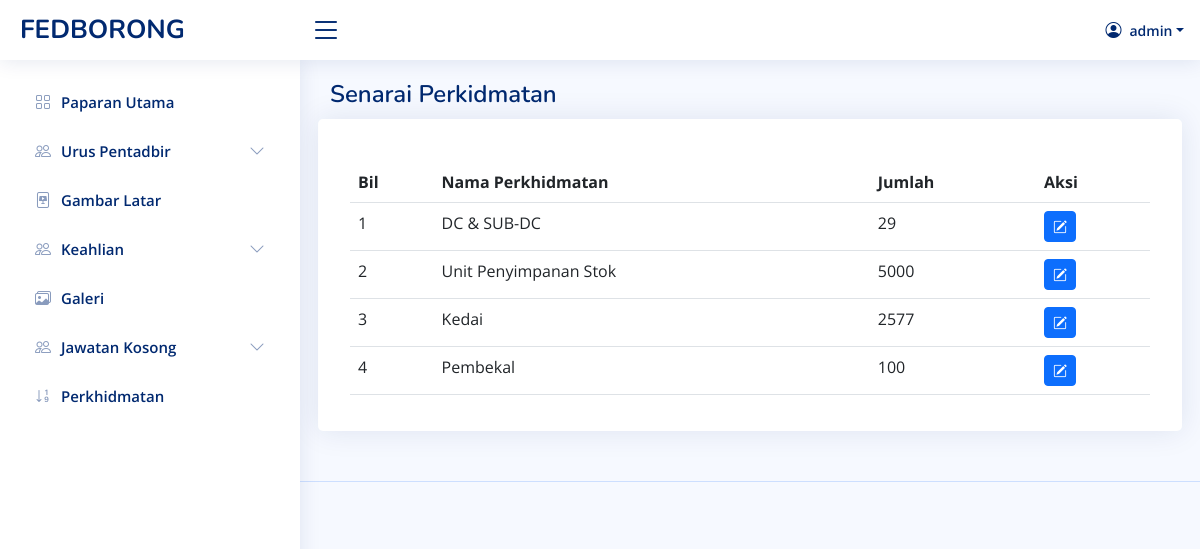
The app's page /admin-counter.php (signed in) with its own data.
### tables this page shows
CREATE TABLE `user` (
  `id` int(11) NOT NULL,
  `name` varchar(255) NOT NULL,
  `email` varchar(255) NOT NULL,
  `password` varchar(255) NOT NULL,
  `status` tinyint(4) NOT NULL
);

CREATE TABLE `counter` (
  `id` int(11) NOT NULL,
  `name` varchar(50) NOT NULL,
  `count` int(11) NOT NULL
);

### admin-counter.php (the view, shortened to what this page needs)
<?php
    if(isset($_SESSION['username'])) {
?>
<?php
include 'admin/admin-header.php';
require('db_connect.php');
?>
<body>
<?php include 'admin-nav.php';?>
  <main id="main" class="main">
  <div class="pagetitle">
      <h1>Senarai Perkidmatan</h1>
    </div>
    <section class="section">
      <div class="row">
      <div class="card">
            <div class="card-body">
              <h5 class="card-title"></h5>
              <table class="table">
                <thead>
                  <tr>
                    <th scope="col">Bil</th>
                    <th scope="col">Nama Perkhidmatan</th>
                    <th scope="col">Jumlah</th>
                    <th scope="col">Aksi</th>
                  </tr>
                </thead>
                <tbody>
                  <?php
                  $count=1;
                  $sel_query="Select * from counter ORDER BY id desc;";
                  $result = mysqli_query($conn,$sel_query);
                  while($row = mysqli_fetch_assoc($result)) { ?>
                  <tr>
                    <td><?php echo $count; ?></td>
                    <td><?php echo $row['name'] ?></td>
                    <td><?php echo $row['count'] ?></td>
                    <td><a href="admin-counter-edit?id=<?php echo $row['id'] ?>" class="btn btn-primary btn-sm" data-bs-toggle="tooltip" data-bs-placement="top" title="Edit"><i class="bi bi-pencil-square"></i></a></td>
                  </tr>
                  <?php $count++; } ?>
                </tbody>
              </table>
            </div>
          </div>
      </div>
    </section>
  </main>
  <?php include 'admin/admin-footer.php' ?>
<?php
    } else {
        header("Location: ./admin-login?error=login_first");
        exit();
    }
 ?>

### admin-nav.php (shortened to what this page needs)
<header id="header" class="header fixed-top d-flex align-items-center">
<?php
require('db_connect.php');
 $id = $_SESSION['username'];
   $user = "SELECT * FROM user WHERE name = '$id'";
   $admins = mysqli_fetch_assoc($conn->query($user) );
?>
<div class="d-flex align-items-center justify-content-between">
    <a href="admin-index" class="logo d-flex align-items-center">
      <span class="d-none d-lg-block">FEDBORONG</span>
    </a>
    <i class="bi bi-list toggle-sidebar-btn"></i>
  </div>
  <nav class="header-nav ms-auto">
    <ul class="d-flex align-items-center">
      <li class="nav-item dropdown pe-3">
        <a class="nav-link nav-profile d-flex align-items-center pe-0" href="#" data-bs-toggle="dropdown">
	  <i class="bi bi-person-circle"></i>
          <span class="d-none d-md-block dropdown-toggle ps-2"><?php echo $admins['name'];  ?></span>
        </a>
      </li>
    </ul>
  </nav>
</header>
<aside id="sidebar" class="sidebar">
  <ul class="sidebar-nav" id="sidebar-nav">
    <li class="nav-item">
      <a class="nav-link collapsed " href="admin-index">
        <i class="bi bi-grid"></i>
        <span>Paparan Utama</span>
      </a>
    </li>
    <?php if ($admins['status'] == 1) { ?>
    <li class="nav-item">
      <a class="nav-link collapsed" data-bs-target="#tables-nav" data-bs-toggle="collapse" href="#">
        <i class="bi bi-people"></i><span>Urus Pentadbir</span><i class="bi bi-chevron-down ms-auto"></i>
      </a>
    </li>
    <?php } else { ?>
    <?php }?>
    <li class="nav-item">
      <a class="nav-link collapsed" href="#admin-slides">
        <i class="bi bi-file-slides"></i>
        <span>Gambar Latar</span>
      </a>
    </li>
    <li class="nav-item">
      <a class="nav-link collapsed" data-bs-target="#tables-nav2" data-bs-toggle="collapse" href="#">
        <i class="bi bi-people"></i><span>Keahlian</span><i class="bi bi-chevron-down ms-auto"></i>
      </a>
    </li>
    <li class="nav-item">
      <a class="nav-link collapsed" href="admin-gallery">
      <i class="bi bi-images"></i>
        <span>Galeri</span>
      </a>
    </li>
    <li class="nav-item">
      <a class="nav-link collapsed" data-bs-target="#tables-nav3" data-bs-toggle="collapse" href="#">
        <i class="bi bi-people"></i><span>Jawatan Kosong</span><i class="bi bi-chevron-down ms-auto"></i>
      </a>
    </li>
    <li class="nav-item">
      <a class="nav-link collapsed" href="./admin-counter">
        <i class="bi bi-sort-numeric-down"></i>
        <span>Perkhidmatan</span>
      </a>
    </li>
  </ul>
</aside>

### admin-assets/css/style.css (style rules this page uses)
:root { scroll-behavior: smooth; }
body { font-family: "Open Sans", sans-serif; background: #f6f9ff; color: #444444; }
a { color: #4154f1; text-decoration: none; }
h1, h2, h3, h4, h5, h6 { font-family: "Nunito", sans-serif; }
#main { margin-top: 60px; padding: 20px 30px; transition: all 0.3s; }
.pagetitle { margin-bottom: 10px; }
.pagetitle h1 { font-size: 24px; margin-bottom: 0; font-weight: 600; color: #012970; }
.card { margin-bottom: 30px; border: none; border-radius: 5px; box-shadow: 0px 0 30px rgba(1, 41, 112, 0.1); }
.card-title { padding: 20px 0 15px 0; font-size: 18px; font-weight: 500; color: #012970; font-family: "Poppins", sans-serif; }
.card-body { padding: 0 20px 20px 20px; }
.logo { line-height: 1; }
@media (min-width: 1200px) { .logo { width: 280px; } }
.logo span { font-size: 26px; font-weight: 700; color: #012970; font-family: "Nunito", sans-serif; }
.header { transition: all 0.5s; z-index: 997; height: 60px; box-shadow: 0px 2px 20px rgba(1, 41, 112, 0.1); background-color: #fff; padding-left: 20px; }
.header .toggle-sidebar-btn { font-size: 32px; padding-left: 10px; cursor: pointer; color: #012970; }
.header-nav ul { list-style: none; }
.header-nav>ul { margin: 0; padding: 0; }
.header-nav .nav-profile { color: #012970; }
.header-nav .nav-profile span { font-size: 14px; font-weight: 600; }
.sidebar { position: fixed; top: 60px; left: 0; bottom: 0; width: 300px; z-index: 996; transition: all 0.3s; padding: 20px; overflow-y: auto; scrollbar-width: thin; scrollbar-color: #aab7cf transparent; box-shadow: 0px 0px 20px rgba(1, 41, 112, 0.1); background-color: #fff; }
@media (min-width: 1200px) { #main, #footer { margin-left: 300px; } }
.sidebar-nav { padding: 0; margin: 0; list-style: none; }
.sidebar-nav li { padding: 0; margin: 0; list-style: none; }
.sidebar-nav .nav-item { margin-bottom: 5px; }
.sidebar-nav .nav-link { display: flex; align-items: center; font-size: 15px; font-weight: 600; color: #4154f1; transition: 0.3; background: #f6f9ff; padding: 10px 15px; border-radius: 4px; }
.sidebar-nav .nav-link i { font-size: 16px; margin-right: 10px; color: #4154f1; }
.sidebar-nav .nav-link.collapsed { color: #012970; background: #fff; }
.sidebar-nav .nav-link.collapsed i { color: #899bbd; }
.sidebar-nav .nav-link .bi-chevron-down { margin-right: 0; transition: transform 0.2s ease-in-out; }

### records on screen
user: name "admin"
counter: name "DC & SUB-DC", count "29"
counter: name "Unit Penyimpanan Stok", count "5000"
counter: name "Kedai", count "2577"
counter: name "Pembekal", count "100"
